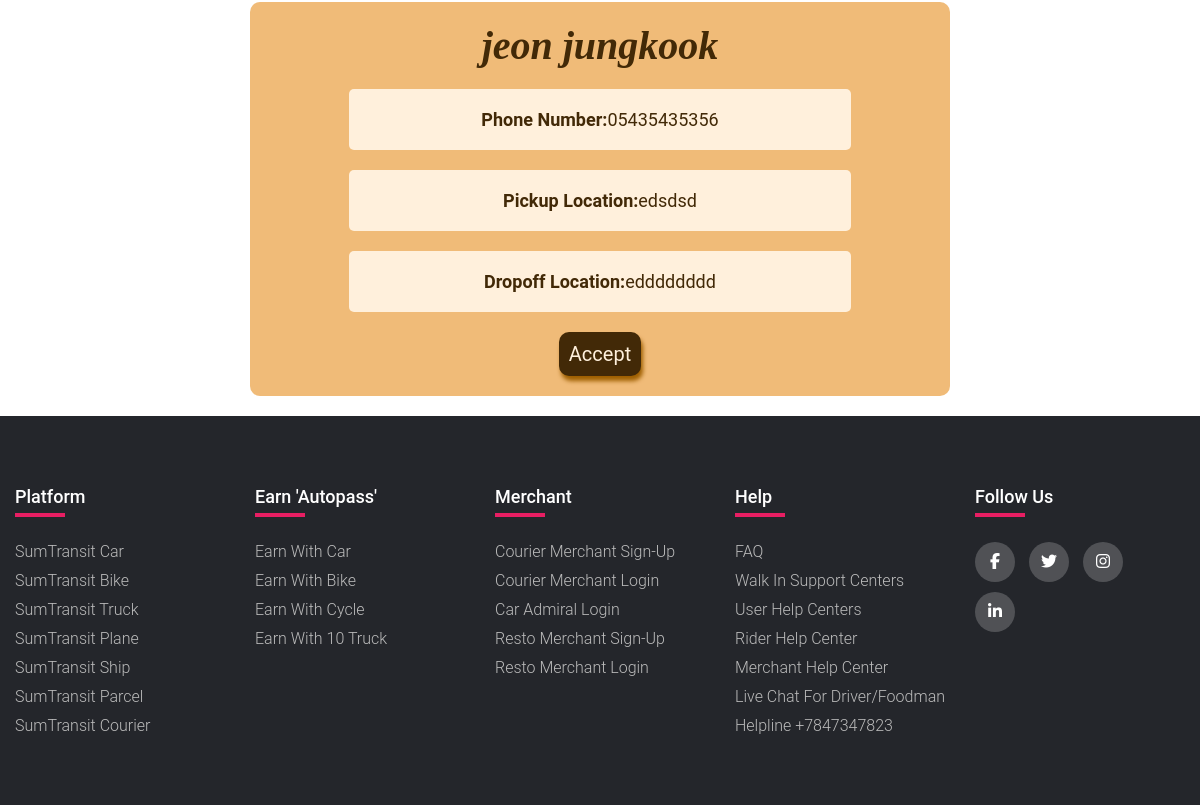
Before: /Driver/Car/Booking/ (signed in, lower part) with the older database file.
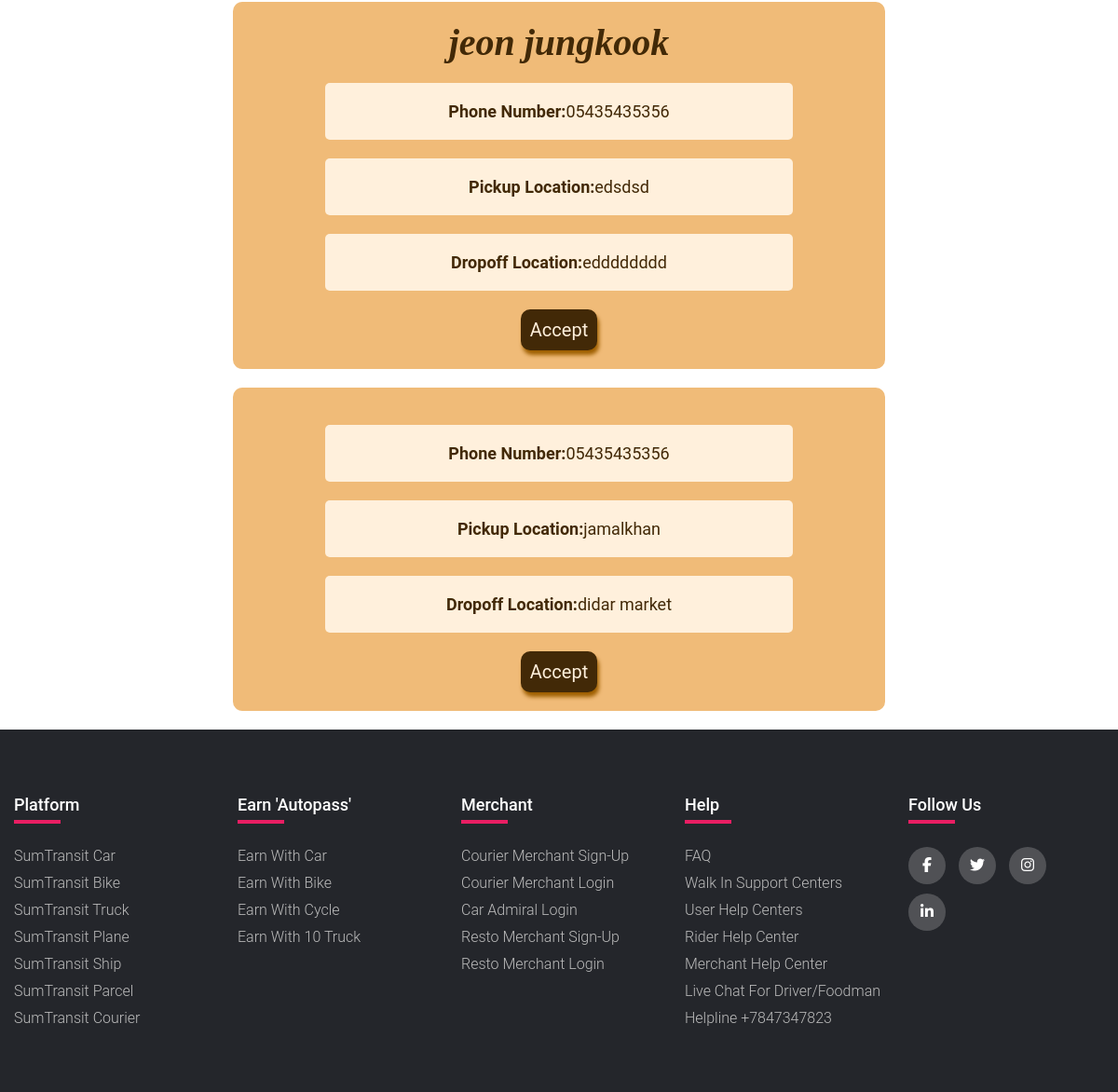
After: the same page with the newer database file.
### main/models.py (models this page shows, shortened)
class Booking(models.Model):
    STATUS_CHOICES = [
        ('pending', 'Pending'),
        ('approved', 'Approved'),
        ('rejected', 'Rejected'),
    ]
    customerid = models.ForeignKey('RiderRegister', on_delete=models.CASCADE, related_name='customer_bookings',null=True, blank=True)
    driverid = models.ForeignKey('CarRegister', on_delete=models.CASCADE, null=True, blank=True, related_name='driver_bookings')
    name = models.CharField(max_length=100)
    phone_number = models.CharField(max_length=15)
    pickup_location = models.CharField(max_length=255)
    pickup_date = models.DateField(default=datetime.date(1999, 10, 10))
    pickup_time = models.TimeField(default=datetime.time(0, 0))
    dropoff_location = models.CharField(max_length=255)
    dropoff_date = models.DateField(default=datetime.date(1999, 10, 10))
    dropoff_time = models.TimeField(default=datetime.time(0, 0))
    status = models.CharField(max_length=20, choices=STATUS_CHOICES, default='pending')

### main/views.py (the view)
def confirm_car_booking(request):
    user_booking = Booking.objects.filter(status='pending')
    return render(request, 'confirm_car_booking.html',{'pendings': user_booking})

### main/context_processors.py (called while the page is built)
def profile_pic(request):
    if request.user.is_authenticated:
        profile_pic = None
        try:
            if request.user.user_type == 'Driver':
                driver = CarRegister.objects.get(user=request.user)
                profile_pic = driver.profilepic.url if driver.profilepic else 'profilepic/profile.jpg'
            elif request.user.user_type == 'Customer':
                customer = RiderRegister.objects.get(user=request.user)
                profile_pic = customer.profilepic.url if customer.profilepic else 'profilepic/profile.jpg'
        except (CarRegister.DoesNotExist, RiderRegister.DoesNotExist):
            profile_pic = 'profilepic/profile.jpg'  # Default profile picture
        return {'profile_pic': profile_pic}
    return {'profile_pic': 'profilepic/profile.jpg'}

### main/templates/confirm_car_booking.html (shortened to what this page needs)
{% extends 'base.html' %}
{% load static %}
{% block content %}
<div style="align-items: center;display: flex;flex-direction: column;">
    <ul>
        {% for pending in pendings %}
        <li>
            <div class="dealsbox">
                <h3 class="dealstitle">{{ pending.name }}</h3>
                <p class="dealsdes"><b>Phone Number: </b>{{ pending.phone_number }}</p>
                <p class="dealsdes"><b>Pickup Location: </b>{{ pending.pickup_location }}</p>
                <p class="dealsdes"><b>Dropoff Location: </b>{{ pending.dropoff_location }}</p>
                <a href="{% url 'accept_booking' pending.id %}" class="thakna">
                    <div class="claimd"><p> Accept <p></div>
                </a>
            </div>
        </li>
        {% endfor %}
    </ul>
</div>
{% endblock %}

Changed rows visible on the page:
added Booking: phone_number "05435435356", pickup_location "jamalkhan", dropoff_location "didar market"
